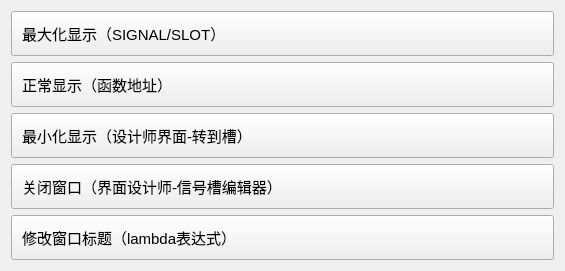
<?xml version="1.0" encoding="UTF-8"?>
<ui version="4.0">
 <class>MyWidget</class>
 <widget class="QWidget" name="MyWidget">
  <property name="geometry">
   <rect>
    <x>0</x>
    <y>0</y>
    <width>565</width>
    <height>262</height>
   </rect>
  </property>
  <property name="windowTitle">
   <string>信号槽的多种连接方式</string>
  </property>
  <property name="styleSheet">
   <string notr="true">QPushButton{
	text-align:left;
	font-size:15px;
	padding:10px;
}</string>
  </property>
  <layout class="QVBoxLayout" name="verticalLayout">
   <item>
    <spacer name="spacer1">
     <property name="orientation">
      <enum>Qt::Orientation::Vertical</enum>
     </property>
     <property name="sizeHint" stdset="0">
      <size>
       <width>20</width>
       <height>40</height>
      </size>
     </property>
    </spacer>
   </item>
   <item>
    <widget class="QPushButton" name="btnMax">
     <property name="text">
      <string>最大化显示（SIGNAL/SLOT）</string>
     </property>
    </widget>
   </item>
   <item>
    <widget class="QPushButton" name="btnNormal">
     <property name="text">
      <string>正常显示（函数地址）</string>
     </property>
    </widget>
   </item>
   <item>
    <widget class="QPushButton" name="btnMin">
     <property name="text">
      <string>最小化显示（设计师界面-转到槽）</string>
     </property>
    </widget>
   </item>
   <item>
    <widget class="QPushButton" name="btnClose">
     <property name="text">
      <string>关闭窗口（界面设计师-信号槽编辑器）</string>
     </property>
    </widget>
   </item>
   <item>
    <widget class="QPushButton" name="btnTitle">
     <property name="text">
      <string>修改窗口标题（lambda表达式）</string>
     </property>
    </widget>
   </item>
   <item>
    <spacer name="spacer2">
     <property name="orientation">
      <enum>Qt::Orientation::Vertical</enum>
     </property>
     <property name="sizeHint" stdset="0">
      <size>
       <width>20</width>
       <height>40</height>
      </size>
     </property>
    </spacer>
   </item>
  </layout>
 </widget>
 <resources/>
 <connections>
  <connection>
   <sender>btnClose</sender>
   <signal>clicked()</signal>
   <receiver>MyWidget</receiver>
   <slot>close()</slot>
   <hints>
    <hint type="sourcelabel">
     <x>282</x>
     <y>176</y>
    </hint>
    <hint type="destinationlabel">
     <x>282</x>
     <y>130</y>
    </hint>
   </hints>
  </connection>
 </connections>
</ui>
